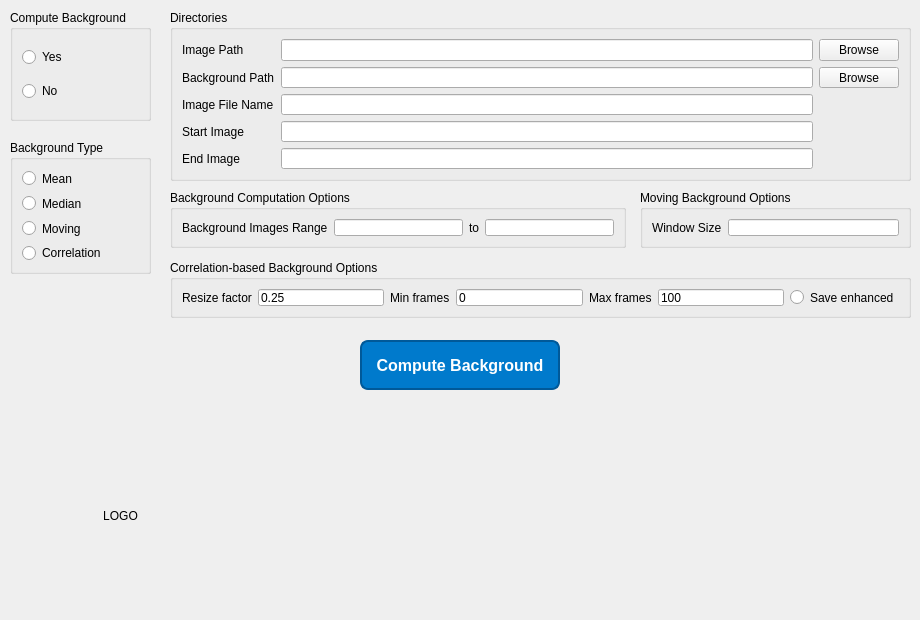
      <widget class="QWidget" name="BackGroundTab">
       <property name="toolTip">
        <string>&lt;html&gt;&lt;head/&gt;&lt;body&gt;&lt;p&gt;Background tab to select and generate background images for the data.&lt;/p&gt;&lt;/body&gt;&lt;/html&gt;</string>
       </property>
       <attribute name="title">
        <string>Background</string>
       </attribute>
       <widget class="QGroupBox" name="ComputeBGbox">
        <property name="geometry">
         <rect>
          <x>10</x>
          <y>10</y>
          <width>141</width>
          <height>111</height>
         </rect>
        </property>
        <property name="toolTip">
         <string>&lt;html&gt;&lt;head/&gt;&lt;body&gt;&lt;p&gt;Select whether the backgound needs to be computed or not&lt;/p&gt;&lt;/body&gt;&lt;/html&gt;</string>
        </property>
        <property name="title">
         <string>Compute Background</string>
        </property>
        <layout class="QVBoxLayout" name="verticalLayout_2">
         <item>
          <widget class="QRadioButton" name="YesBackgroundCompute">
           <property name="text">
            <string>Yes</string>
           </property>
          </widget>
         </item>
         <item>
          <widget class="QRadioButton" name="NoBackgroundCompute">
           <property name="palette">
            <palette>
             <active>
              <colorrole role="LinkVisited">
               <brush brushstyle="SolidPattern">
                <color alpha="255">
                 <red>255</red>
                 <green>255</green>
                 <blue>255</blue>
                </color>
               </brush>
              </colorrole>
             </active>
             <inactive>
              <colorrole role="LinkVisited">
               <brush brushstyle="SolidPattern">
                <color alpha="255">
                 <red>255</red>
                 <green>255</green>
                 <blue>255</blue>
                </color>
               </brush>
              </colorrole>
             </inactive>
             <disabled>
              <colorrole role="LinkVisited">
               <brush brushstyle="SolidPattern">
                <color alpha="255">
                 <red>255</red>
                 <green>255</green>
                 <blue>255</blue>
                </color>
               </brush>
              </colorrole>
             </disabled>
            </palette>
           </property>
           <property name="text">
            <string>No</string>
           </property>
          </widget>
         </item>
        </layout>
       </widget>
       <widget class="QGroupBox" name="BGTypebox">
        <property name="geometry">
         <rect>
          <x>10</x>
          <y>140</y>
          <width>141</width>
          <height>134</height>
         </rect>
        </property>
        <property name="toolTip">
         <string>&lt;html&gt;&lt;head/&gt;&lt;body&gt;&lt;p&gt;Background type&lt;/p&gt;&lt;/body&gt;&lt;/html&gt;</string>
        </property>
        <property name="styleSheet">
         <string notr="true">QGroupBox:disabled {
    color: rgba(255,255,255,0.5);
    border-color: rgba(255,255,255,0.3);
}
</string>
        </property>
        <property name="title">
         <string>Background Type</string>
        </property>
        <layout class="QVBoxLayout" name="verticalLayout_3">
         <item>
          <widget class="QRadioButton" name="MeanBG">
           <property name="toolTip">
            <string>&lt;html&gt;&lt;head/&gt;&lt;body&gt;&lt;p&gt;Mean of all the images in the selected BG image range. &lt;/p&gt;&lt;/body&gt;&lt;/html&gt;</string>
           </property>
           <property name="styleSheet">
            <string notr="true">QRadioButton:disabled {
    color: rgba(255,255,255,0.5);
}</string>
           </property>
           <property name="text">
            <string>Mean</string>
           </property>
          </widget>
         </item>
         <item>
          <widget class="QRadioButton" name="MedianBG">
           <property name="toolTip">
            <string>&lt;html&gt;&lt;head/&gt;&lt;body&gt;&lt;p&gt;Temporal median of every 5 images.&lt;/p&gt;&lt;/body&gt;&lt;/html&gt;</string>
           </property>
           <property name="styleSheet">
            <string notr="true">QRadioButton:disabled {
    color: rgba(255,255,255,0.5);
}</string>
           </property>
           <property name="text">
            <string>Median</string>
           </property>
          </widget>
         </item>
         <item>
          <widget class="QRadioButton" name="MovingBG">
           <property name="toolTip">
            <string>&lt;html&gt;&lt;head/&gt;&lt;body&gt;&lt;p&gt;Moving average computed according to the specified window size.&lt;/p&gt;&lt;/body&gt;&lt;/html&gt;</string>
           </property>
           <property name="styleSheet">
            <string notr="true">QRadioButton:disabled {
    color: rgba(255,255,255,0.5);
}</string>
           </property>
           <property name="text">
            <string>Moving</string>
           </property>
          </widget>
         </item>
         <item>
          <widget class="QRadioButton" name="CCBG">
           <property name="toolTip">
            <string>&lt;html&gt;&lt;head/&gt;&lt;body&gt;&lt;p&gt;Compute a temporal correlation for each pixel to construct a background for each frame. Optimal frame count to generate the BG is determined via the entropy curve generated of the enhanced image as additional frames are added.&lt;/p&gt;&lt;/body&gt;&lt;/html&gt;</string>
           </property>
           <property name="styleSheet">
            <string notr="true">QRadioButton:disabled {
    color: rgba(255,255,255,0.5);
}</string>
           </property>
           <property name="text">
            <string>Correlation</string>
           </property>
          </widget>
         </item>
        </layout>
       </widget>
       <widget class="QGroupBox" name="BGDirectories">
        <property name="geometry">
         <rect>
          <x>170</x>
          <y>10</y>
          <width>741</width>
          <height>171</height>
         </rect>
        </property>
        <property name="toolTip">
         <string>&lt;html&gt;&lt;head/&gt;&lt;body&gt;&lt;p&gt;Path to the images and background&lt;/p&gt;&lt;/body&gt;&lt;/html&gt;</string>
        </property>
        <property name="title">
         <string>Directories</string>
        </property>
        <layout class="QGridLayout" name="gridLayout">
         <item row="2" column="1">
          <widget class="QLineEdit" name="ImgFileFormat">
           <property name="toolTip">
            <string>&lt;html&gt;&lt;head/&gt;&lt;body&gt;&lt;p&gt;Format of the image file name. Automatically discerned from the selected image. C-type name string.&lt;/p&gt;&lt;/body&gt;&lt;/html&gt;</string>
           </property>
          </widget>
         </item>
         <item row="3" column="1">
          <widget class="QLineEdit" name="StartImage">
           <property name="toolTip">
            <string>&lt;html&gt;&lt;head/&gt;&lt;body&gt;&lt;p&gt;Start image index in the folder.&lt;/p&gt;&lt;/body&gt;&lt;/html&gt;</string>
           </property>
          </widget>
         </item>
         <item row="0" column="2">
          <widget class="QPushButton" name="ImgPathBrowse">
           <property name="font">
            <font>
             <bold>false</bold>
            </font>
           </property>
           <property name="text">
            <string>Browse</string>
           </property>
          </widget>
         </item>
         <item row="1" column="1">
          <widget class="QLineEdit" name="BGpath">
           <property name="toolTip">
            <string>&lt;html&gt;&lt;head/&gt;&lt;body&gt;&lt;p&gt;Browse to the directory where you want to save the background images.&lt;/p&gt;&lt;/body&gt;&lt;/html&gt;</string>
           </property>
          </widget>
         </item>
         <item row="1" column="0">
          <widget class="QLabel" name="BGpathlabel">
           <property name="toolTip">
            <string>&lt;html&gt;&lt;head/&gt;&lt;body&gt;&lt;p&gt;Path to the background folder to store computed images. &lt;/p&gt;&lt;/body&gt;&lt;/html&gt;</string>
           </property>
           <property name="text">
            <string>Background Path</string>
           </property>
          </widget>
         </item>
         <item row="3" column="0">
          <widget class="QLabel" name="StartImgLabel">
           <property name="toolTip">
            <string>&lt;html&gt;&lt;head/&gt;&lt;body&gt;&lt;p&gt;Start image index in the folder.&lt;/p&gt;&lt;/body&gt;&lt;/html&gt;</string>
           </property>
           <property name="text">
            <string>Start Image</string>
           </property>
          </widget>
         </item>
         <item row="1" column="2">
          <widget class="QPushButton" name="BGPathBrowse">
           <property name="text">
            <string>Browse</string>
           </property>
          </widget>
         </item>
         <item row="4" column="1">
          <widget class="QLineEdit" name="EndImage">
           <property name="toolTip">
            <string>&lt;html&gt;&lt;head/&gt;&lt;body&gt;&lt;p&gt;Last image index in the folder.&lt;/p&gt;&lt;/body&gt;&lt;/html&gt;</string>
           </property>
          </widget>
         </item>
         <item row="0" column="0">
          <widget class="QLabel" name="ImgPathlabel">
           <property name="toolTip">
            <string>&lt;html&gt;&lt;head/&gt;&lt;body&gt;&lt;p&gt;Path to the input folder containing raw images. &lt;/p&gt;&lt;/body&gt;&lt;/html&gt;</string>
           </property>
           <property name="text">
            <string>Image Path</string>
           </property>
          </widget>
         </item>
         <item row="0" column="1">
          <widget class="QLineEdit" name="ImgPath">
           <property name="toolTip">
            <string>&lt;html&gt;&lt;head/&gt;&lt;body&gt;&lt;p&gt;Select an image from the input folder. &lt;/p&gt;&lt;/body&gt;&lt;/html&gt;</string>
           </property>
          </widget>
         </item>
         <item row="2" column="0">
          <widget class="QLabel" name="ImgFileFormalLabel">
           <property name="toolTip">
            <string>&lt;html&gt;&lt;head/&gt;&lt;body&gt;&lt;p&gt;&lt;br/&gt;C-style image file format name.&lt;/p&gt;&lt;/body&gt;&lt;/html&gt;</string>
           </property>
           <property name="text">
            <string>Image File Name</string>
           </property>
          </widget>
         </item>
         <item row="4" column="0">
          <widget class="QLabel" name="EndimgLabel">
           <property name="toolTip">
            <string>&lt;html&gt;&lt;head/&gt;&lt;body&gt;&lt;p&gt;End image index in the folder.&lt;/p&gt;&lt;/body&gt;&lt;/html&gt;</string>
           </property>
           <property name="text">
            <string>End Image</string>
           </property>
          </widget>
         </item>
        </layout>
       </widget>
       <widget class="QGroupBox" name="BGComputeOptions">
        <property name="geometry">
         <rect>
          <x>170</x>
          <y>190</y>
          <width>456</width>
          <height>58</height>
         </rect>
        </property>
        <property name="toolTip">
         <string>&lt;html&gt;&lt;head/&gt;&lt;body&gt;&lt;p&gt;Select the range of images to for background computation.&lt;/p&gt;&lt;/body&gt;&lt;/html&gt;</string>
        </property>
        <property name="styleSheet">
         <string notr="true">QGroupBox:disabled {
    color: rgba(255,255,255,0.5);
    border-color: rgba(255,255,255,0.3);
}
</string>
        </property>
        <property name="title">
         <string>Background Computation Options</string>
        </property>
        <layout class="QHBoxLayout" name="horizontalLayout">
         <item>
          <widget class="QLabel" name="BGImageRange">
           <property name="toolTip">
            <string>&lt;html&gt;&lt;head/&gt;&lt;body&gt;&lt;p&gt;Range of images for which BG needs to be computed.&lt;/p&gt;&lt;/body&gt;&lt;/html&gt;</string>
           </property>
           <property name="styleSheet">
            <string notr="true">QLabel:disabled {
    color: rgba(255,255,255,0.5);
    border-color: rgba(255,255,255,0.3);
}
</string>
           </property>
           <property name="text">
            <string>Background Images Range</string>
           </property>
          </widget>
         </item>
         <item>
          <widget class="QLineEdit" name="BGStart">
           <property name="toolTip">
            <string>&lt;html&gt;&lt;head/&gt;&lt;body&gt;&lt;p&gt;Start number for the range.&lt;/p&gt;&lt;/body&gt;&lt;/html&gt;</string>
           </property>
           <property name="styleSheet">
            <string notr="true">QLineEdit:disabled {
    color: rgba(255,255,255,0.5);
    border-color: rgba(255,255,255,0.3);
}
</string>
           </property>
          </widget>
         </item>
         <item>
          <widget class="QLabel" name="to">
           <property name="styleSheet">
            <string notr="true">QLabel:disabled {
    color: rgba(255,255,255,0.5);
    border-color: rgba(255,255,255,0.3);
}
</string>
           </property>
           <property name="text">
            <string>to</string>
           </property>
          </widget>
         </item>
         <item>
          <widget class="QLineEdit" name="BGEnd">
           <property name="toolTip">
            <string>&lt;html&gt;&lt;head/&gt;&lt;body&gt;&lt;p&gt;End number for the range.&lt;/p&gt;&lt;/body&gt;&lt;/html&gt;</string>
           </property>
           <property name="styleSheet">
            <string notr="true">QLineEdit:disabled {
    color: rgba(255,255,255,0.5);
    border-color: rgba(255,255,255,0.3);
}
</string>
           </property>
          </widget>
         </item>
        </layout>
       </widget>
       <widget class="QGroupBox" name="MovingBGOptions">
        <property name="geometry">
         <rect>
          <x>640</x>
          <y>190</y>
          <width>271</width>
          <height>58</height>
         </rect>
        </property>
        <property name="toolTip">
         <string>&lt;html&gt;&lt;head/&gt;&lt;body&gt;&lt;p&gt;Window size for the moving backgound computation.&lt;/p&gt;&lt;/body&gt;&lt;/html&gt;</string>
        </property>
        <property name="styleSheet">
         <string notr="true">QGroupBox:disabled {
    color: rgba(255,255,255,0.5);
    border-color: rgba(255,255,255,0.3);
}
</string>
        </property>
        <property name="title">
         <string>Moving Background Options</string>
        </property>
        <layout class="QHBoxLayout" name="horizontalLayout_2">
         <item>
          <widget class="QLabel" name="WindowSizeLabel">
           <property name="styleSheet">
            <string notr="true">QLabel:disabled {
    color: rgba(255,255,255,0.5);
    border-color: rgba(255,255,255,0.3);
}
</string>
           </property>
           <property name="text">
            <string>Window Size</string>
           </property>
          </widget>
         </item>
         <item>
          <widget class="QLineEdit" name="WindowSize">
           <property name="toolTip">
            <string>&lt;html&gt;&lt;head/&gt;&lt;body&gt;&lt;p&gt;Window size for the moving average BG computation.&lt;/p&gt;&lt;/body&gt;&lt;/html&gt;</string>
           </property>
           <property name="styleSheet">
            <string notr="true">QLineEdit:disabled {
    color: rgba(255,255,255,0.5);
    border-color: rgba(255,255,255,0.3);
}
</string>
           </property>
          </widget>
         </item>
        </layout>
       </widget>
       <widget class="QPushButton" name="ComputeBGButton">
        <property name="geometry">
         <rect>
          <x>360</x>
          <y>340</y>
          <width>200</width>
          <height>50</height>
         </rect>
        </property>
        <property name="minimumSize">
         <size>
          <width>200</width>
          <height>50</height>
         </size>
        </property>
        <property name="font">
         <font>
          <pointsize>12</pointsize>
          <bold>true</bold>
         </font>
        </property>
        <property name="toolTip">
         <string>&lt;html&gt;&lt;head/&gt;&lt;body&gt;&lt;p&gt;Start background computation.&lt;/p&gt;&lt;/body&gt;&lt;/html&gt;</string>
        </property>
        <property name="styleSheet">
         <string notr="true">QPushButton#ComputeBGButton {
    background-color: #007acc;
    color: #ffffff;
    border: 2px solid #005999;
    border-radius: 8px;
    padding: 10px;
}

QPushButton#ComputeBGButton:hover {
    background-color: #3399ff;
}

QPushButton#ComputeBGButton:pressed {
    background-color: #005999;
}

QPushButton#ComputeBGButton:disabled {
    color: rgba(255,255,255,0.5);
    border-color: rgba(255,255,255,0.3);
}
</string>
        </property>
        <property name="text">
         <string>Compute Background</string>
        </property>
       </widget>
       <widget class="QGroupBox" name="CCBGOptions">
        <property name="geometry">
         <rect>
          <x>170</x>
          <y>260</y>
          <width>741</width>
          <height>58</height>
         </rect>
        </property>
        <property name="toolTip">
         <string>&lt;html&gt;&lt;head/&gt;&lt;body&gt;&lt;p&gt;Correlation-based BG computation options.&lt;/p&gt;&lt;/body&gt;&lt;/html&gt;</string>
        </property>
        <property name="styleSheet">
         <string notr="true">QGroupBox:disabled {
    color: rgba(255,255,255,0.5);
    border-color: rgba(255,255,255,0.3);
}
</string>
        </property>
        <property name="title">
         <string>Correlation-based Background Options</string>
        </property>
        <layout class="QHBoxLayout" name="horizontalLayout_7">
         <item>
          <widget class="QLabel" name="ResizeLabel">
           <property name="toolTip">
            <string>&lt;html&gt;&lt;head/&gt;&lt;body&gt;&lt;p&gt;For speedup of the correlation computation, subsample the images by the specified factor (&amp;lt;=1).&lt;/p&gt;&lt;/body&gt;&lt;/html&gt;</string>
           </property>
           <property name="styleSheet">
            <string notr="true">QLabel:disabled {
    color: rgba(255,255,255,0.5);
    border-color: rgba(255,255,255,0.3);
}
</string>
           </property>
           <property name="text">
            <string>Resize factor</string>
           </property>
          </widget>
         </item>
         <item>
          <widget class="QLineEdit" name="ResizePercent">
           <property name="toolTip">
            <string>&lt;html&gt;&lt;head/&gt;&lt;body&gt;&lt;p&gt;For speedup of the correlation computation, subsample the images by the specified factor (&amp;lt;=1).&lt;/p&gt;&lt;/body&gt;&lt;/html&gt;</string>
           </property>
           <property name="styleSheet">
            <string notr="true">QLineEdit:disabled {
    color: rgba(255,255,255,0.5);
    border-color: rgba(255,255,255,0.3);
}
</string>
           </property>
           <property name="text">
            <string>0.25</string>
           </property>
          </widget>
         </item>
         <item>
          <widget class="QLabel" name="CCMinFramesLabel">
           <property name="toolTip">
            <string>&lt;html&gt;&lt;head/&gt;&lt;body&gt;&lt;p&gt;Minimum number of frames to consider -- overrides the number of frames averaged to generate the BG if larger than the optimal.&lt;/p&gt;&lt;/body&gt;&lt;/html&gt;</string>
           </property>
           <property name="styleSheet">
            <string notr="true">QLabel:disabled {
    color: rgba(255,255,255,0.5);
    border-color: rgba(255,255,255,0.3);
}
</string>
           </property>
           <property name="text">
            <string>Min frames</string>
           </property>
          </widget>
         </item>
         <item>
          <widget class="QLineEdit" name="MinFrames">
           <property name="toolTip">
            <string>&lt;html&gt;&lt;head/&gt;&lt;body&gt;&lt;p&gt;Minimum number of frames to consider -- overrides the number of frames averaged to generate the BG if larger than the optimal.&lt;/p&gt;&lt;/body&gt;&lt;/html&gt;</string>
           </property>
           <property name="styleSheet">
            <string notr="true">QLineEdit:disabled {
    color: rgba(255,255,255,0.5);
    border-color: rgba(255,255,255,0.3);
}
</string>
           </property>
           <property name="text">
            <string>0</string>
           </property>
          </widget>
         </item>
         <item>
          <widget class="QLabel" name="CCMaxFramesLabel">
           <property name="toolTip">
            <string>&lt;html&gt;&lt;head/&gt;&lt;body&gt;&lt;p&gt;Maximum number of frames to consider -- overrides the number of frames averaged to generate the BG if smaller than the optimal.&lt;/p&gt;&lt;/body&gt;&lt;/html&gt;</string>
           </property>
           <property name="styleSheet">
            <string notr="true">QLabel:disabled {
    color: rgba(255,255,255,0.5);
    border-color: rgba(255,255,255,0.3);
}
</string>
           </property>
           <property name="text">
            <string>Max frames</string>
           </property>
          </widget>
         </item>
         <item>
          <widget class="QLineEdit" name="MaxFrames">
           <property name="toolTip">
            <string>&lt;html&gt;&lt;head/&gt;&lt;body&gt;&lt;p&gt;Maximum number of frames to consider -- overrides the number of frames averaged to generate the BG if smaller than the optimal.&lt;/p&gt;&lt;/body&gt;&lt;/html&gt;</string>
           </property>
           <property name="styleSheet">
            <string notr="true">QLineEdit:disabled {
    color: rgba(255,255,255,0.5);
    border-color: rgba(255,255,255,0.3);
}
</string>
           </property>
           <property name="text">
            <string>100</string>
           </property>
          </widget>
         </item>
         <item>
          <widget class="QRadioButton" name="SaveCCBGEnh">
           <property name="toolTip">
            <string>&lt;html&gt;&lt;head/&gt;&lt;body&gt;&lt;p&gt;If want to save the correlation enhanced background images.&lt;/p&gt;&lt;/body&gt;&lt;/html&gt;</string>
           </property>
           <property name="styleSheet">
            <string notr="true">QRadioButton:disabled {
    color: rgba(255,255,255,0.5);
}</string>
           </property>
           <property name="text">
            <string>Save enhanced</string>
           </property>
          </widget>
         </item>
        </layout>
       </widget>
       <widget class="QLabel" name="RIHVRLabel">
        <property name="geometry">
         <rect>
          <x>10</x>
          <y>420</y>
          <width>221</width>
          <height>191</height>
         </rect>
        </property>
        <property name="frameShape">
         <enum>QFrame::Shape::NoFrame</enum>
        </property>
        <property name="text">
         <string>LOGO</string>
        </property>
        <property name="alignment">
         <set>Qt::AlignmentFlag::AlignCenter</set>
        </property>
       </widget>
      </widget>
